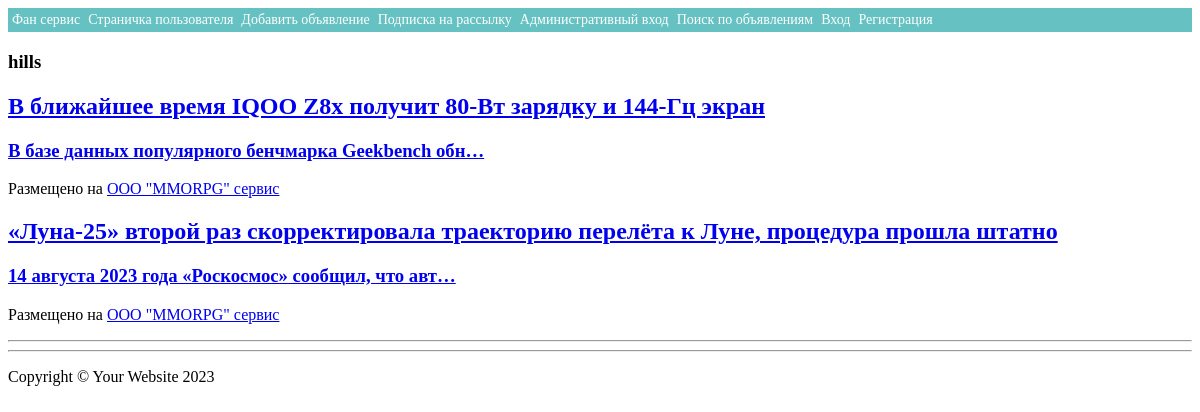
Page /category/2 on the committed database.
### bulletin/models.py (models this page shows, shortened)
class Category(models.Model):
    tanks = 'tanks'
    hills = 'hills'
    dd = 'dd'
    Merchants = 'Merchants'
    Guildmasters = 'Guildmasters'
    Questgivers = 'Questgivers'
    Blacksmiths = 'Blacksmiths'
    Tanners = 'Tanners'
    Zelievars = 'Zelievars'
    SpellMasters = 'SpellMasters'
    Categories = [(tanks, 'Танки'),
                  (hills, 'Хилы'),
                  (dd, 'ДД'),
                  (Merchants, 'Торговцы'),
                  (Guildmasters, 'Гилдмастеры'),
                  (Questgivers, 'Квестгиверы'),
                  (Blacksmiths, 'Кузнецы'),
                  (Tanners, 'Кожевники'),
                  (Zelievars, 'Зельевары'),
                  (SpellMasters, 'Мастера заклинаний')]
    name = models.CharField("Категория", max_length=25, choices=Categories, default=tanks, unique=True)
    def __str__(self):
        return self.name
    class Meta:
        verbose_name = "Категория"
        verbose_name_plural = "Категории"

class Declaration(models.Model):
    user = models.ForeignKey(AUTH_USER_MODEL, verbose_name='Пользователь', on_delete=models.CASCADE)
    title = models.CharField('Заголовок', max_length=100)
    text = models.TextField('Описание')
    category = models.ForeignKey(Category, verbose_name='категория', on_delete=models.CASCADE)
    date_create = models.DateTimeField(auto_now_add=True, verbose_name='Дата публикации')
    response = models.ManyToManyField(AUTH_USER_MODEL, related_name='post_response', )
    accepted_response = models.ManyToManyField(AUTH_USER_MODEL, related_name='post_accepted_response', )
    file = models.FileField('Файл', upload_to="bulletin_file/", blank=True, null=True)
    image = models.ImageField('Изображение', upload_to="image/", blank=True, null=True)
    class Meta:
        verbose_name = "Объявление"
        verbose_name_plural = "Объявления"

### bulletin/views.py (the view)
# urls.py: path('category/<int:pk>', DeclarationCategory.as_view(), name='category'),
class DeclarationCategory(DetailView):
    model = Category
    template_name = 'category.html'
    context_object_name = 'DeclarationCategory'
    def get_context_data(self, **kwargs):
        id = self.kwargs.get('pk')
        context = super().get_context_data(**kwargs)
        context['category'] = Declaration.objects.filter(category=id)
        context['category_name'] = Category.objects.get(pk=id)
        return context

### templates/category.html (shortened to what this page needs)
{% extends 'base.html' %}
{% block title2 %}
<h3>{{category_name}} </h3>
{% endblock title2 %}
{% block content %}
{% if DeclarationCategory %}
 {% for post in category %}
            <a href="/{{post.id}}">
            <h2 class="post-title">
              {{post.title}}
            </h2>
            <h3 class="post-subtitle">
              {{post.text|truncatechars:50}}
            </h3>
            </a>
           <p class="post-meta">Размещено на
            <a href="/">ООО "MMORPG" сервис</a>
          </p>
{% endfor %}
{% endif %}
{% endblock content%}

### rows in the picture
Category: name "hills"
Declaration: title "В ближайшее время IQOO Z8x получит 80-Вт зарядку и 144-Гц экран", text "В базе данных популярного бенчмарка Geekbench обн…"
Declaration: title "«Луна-25» второй раз скорректировала траекторию перелёта к Луне, процедура прошла штатно", text "14 августа 2023 года «Роскосмос» сообщил, что авт…"
